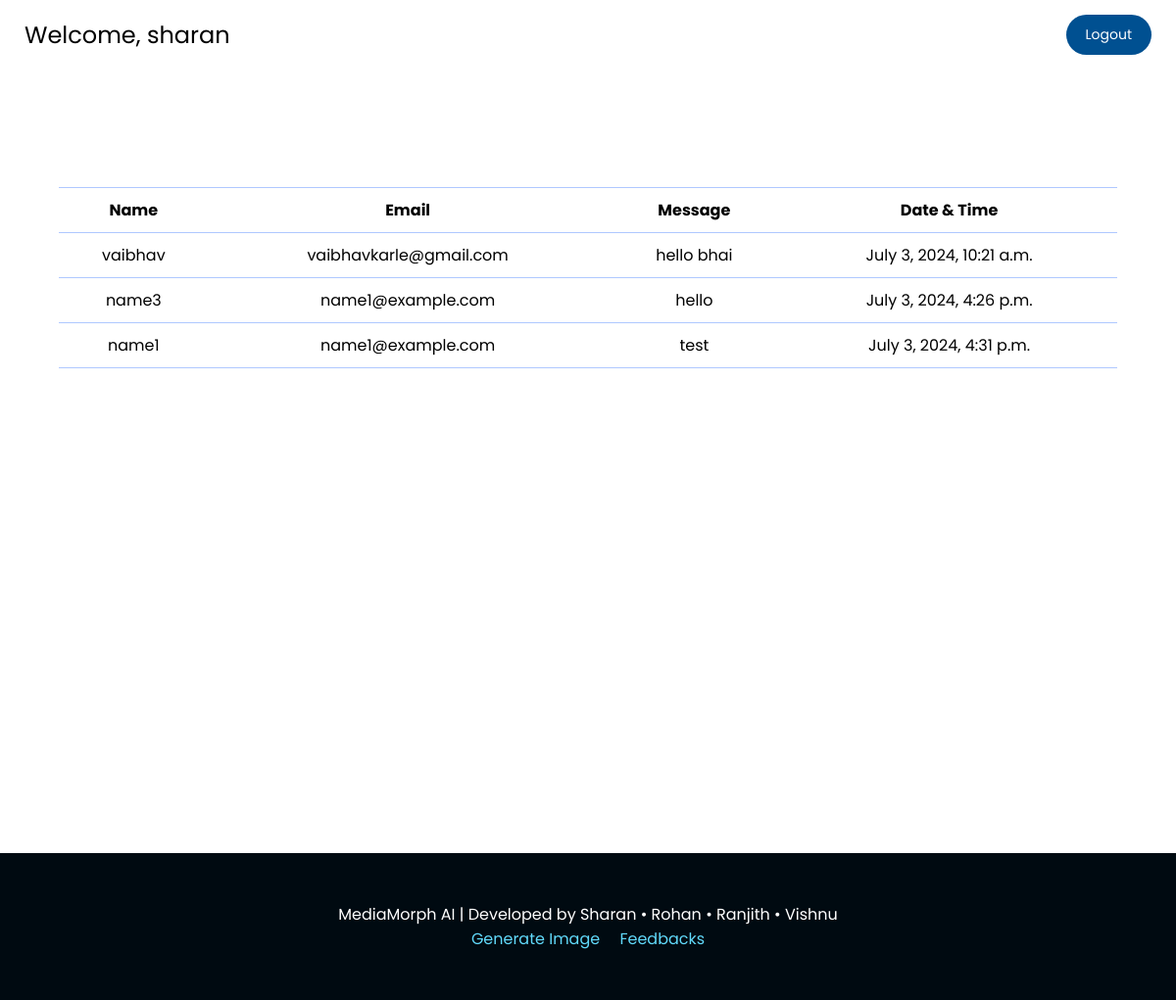
The page /feedbacks/ (signed in) on the database as committed earlier.
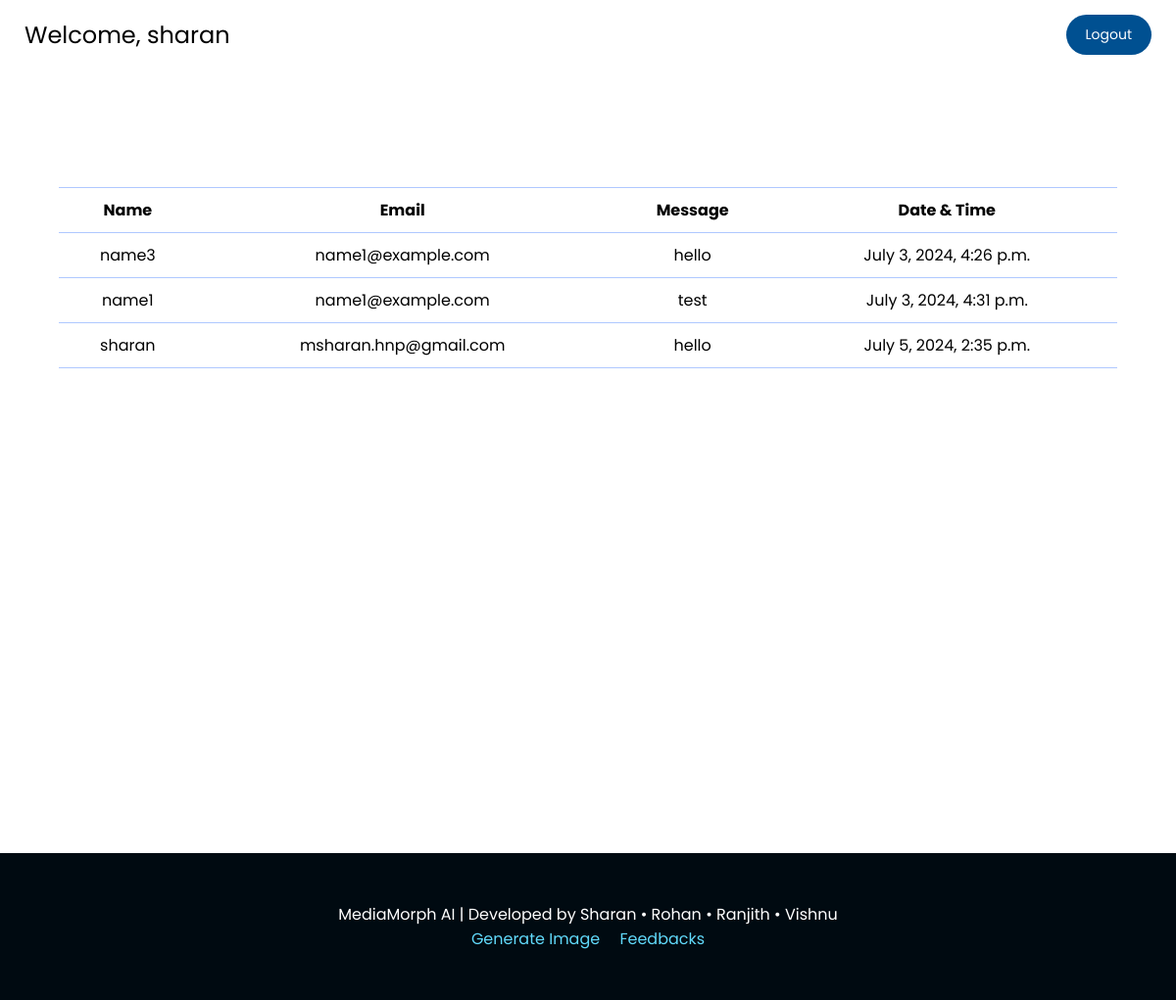
The same page on the database as committed later.
### Feedbacks/models.py (models this page shows, shortened)
class Feedback(models.Model):
    name = models.CharField(max_length=100)
    email = models.EmailField()
    message = models.TextField()
    created_at = models.DateTimeField(auto_now_add=True)

### Feedbacks/views.py (the view)
# urls.py: path('feedbacks/', submit_feedback),
@login_required
def submit_feedback(request):
    feedbacks = Feedback.objects.all()
    is_superuser = request.user.is_superuser
    return render(request, 'feedbacks.html', {
        'feedbacks': feedbacks,
        'is_superuser':is_superuser,
    })

### Feedbacks/templates/feedbacks.html (shortened to what this page needs)
{% load static %}
{% load tz %}
<!DOCTYPE html>
<html lang="en">
<head>
    <link rel="stylesheet" href="{% static 'feedbacks.css' %}" type="text/css">
</head>
<body>
    <div class="container">
        <p class="greet">Welcome, {{user}}</p>
        <div class="subContainer">
            <a href="/accounts/logout" class="logoutBtn">Logout</a>
        </div>
    </div>
    <section class="main-content">
        <div class="table">
            <table class="productTable">
                <tr>
                    <th class="tableHead">Name</th>
                    <th class="tableHead">Email</th>
                    <th class="tableHead">Message</th>
                    <th class="tableHead">Date & Time</th>
                </tr>
                {% for feedback in feedbacks %}
                <tr>
                    <td class="tableData">{{ feedback.name }}</td>
                    <td class="tableData">{{ feedback.email }}</td>
                    <td class="tableData">{{ feedback.message }}</td>
                    <td class="tableData">{{ feedback.created_at }}</td>
                </tr>
                {% endfor %}
            </table>
        </div>
    </section>
    <footer class="footer">
        <p>MediaMorph AI | Developed by
            <a href="mailto:msharan.hnp@gmail.com" class="DevInfo">Sharan</a>
            • <a href="mailto:rohanms0405@gmail.com" class="DevInfo">Rohan</a>
            • <a href="mailto:24ranjith2003@gmail.com" class="DevInfo">Ranjith</a>
            • <a href="mailto:shivamv1972@gmail.com" class="DevInfo">Vishnu</a>
        </p>
        <div>
            <a href="/generateimage" class="footernav">Generate Image</a>
            {% if user.is_authenticated and user.is_superuser %}
            <a href="/feedbacks" class="footernav">Feedbacks</a>
            {% endif %}
        </div>
    </footer>
</body>
</html>

### Feedbacks/static/feedbacks.css (style rules this page uses)
* { margin: 0; padding: 0; box-sizing: border-box; font-family: 'poppins', 'worksans'; }
html { scroll-behavior: smooth; }
.container { display: flex; align-items: center; justify-content: space-between; margin: 15px 25px; }
.greet { font-size: 24px; }
.subContainer { display: flex; align-items: center; justify-content: center; }
.logoutBtn { text-decoration: none; color: white; background-color: rgb(0, 80, 145); padding: 10px 20px; font-size: 14px; border-radius: 50px; }
.main-content { min-height: 100vh; padding-top: 100px; }
.table { display: flex; flex-direction: column; align-items: center; overflow-x: hidden; }
.productTable { border-collapse: collapse; width: 90%; margin: 20px; padding: 8px; }
.tableHead, tr, td { border-top: 1px solid #afc8ff; border-bottom: 1px solid #afc8ff; text-align: center; padding: 10px; }
.footer { background-color:rgb(0, 10, 17); color: #fff; text-align: center; padding: 1rem; height: 150px; display: flex; flex-direction: column; align-items: center; justify-content: center; }
.footernav { color: #61dafb; text-decoration: none; margin: 0 0.5rem; }
.DevInfo { color: white; text-decoration: none; }

Rows that differ between the two databases and show on the page:
removed Feedback: name "vaibhav", email "vaibhavkarle@gmail.com", message "hello bhai", created_at "July 3, 2024, 10:21 a.m."
added Feedback: name "sharan", email "msharan.hnp@gmail.com", message "hello", created_at "July 5, 2024, 2:35 p.m."
